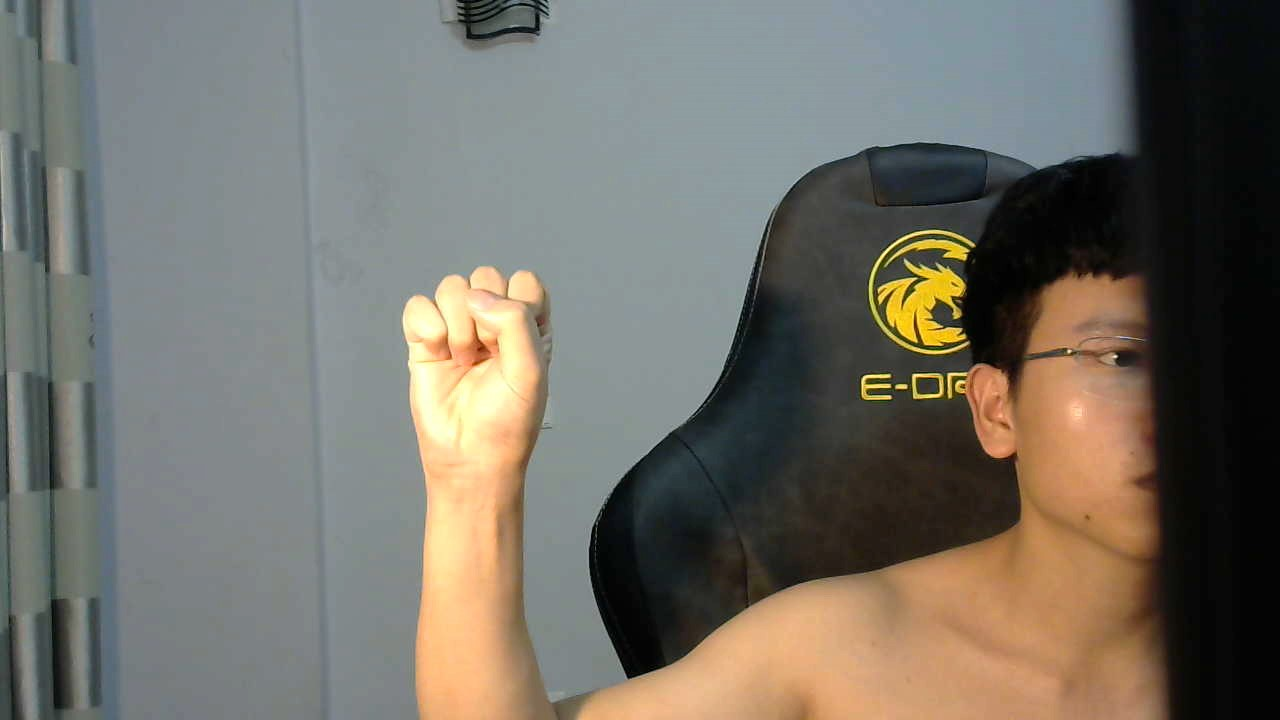
#> input picture Python_Analyze/0.jpg, 1280 x 720 px, given in place of the camera
$ python Test.py
#> lines starting #> are read from the running program, lines starting #| are printed output that depends on the picture
### Python_Analyze/GetureDetection.py
import cv2
import math
from Hand import Hand


# [14 lines left out: function detect_face, not called in this run]


def capture_histogram(source=0):
#> called with source = 0
    object_color = []
    cap = cv2.VideoCapture(source)
    while True:
        _, frame = cap.read()
#> frame is the input picture: shape (720, 1280, 3); mean B, G, R 103.2, 111.7, 115.1
        frame = cv2.flip(frame, 1)
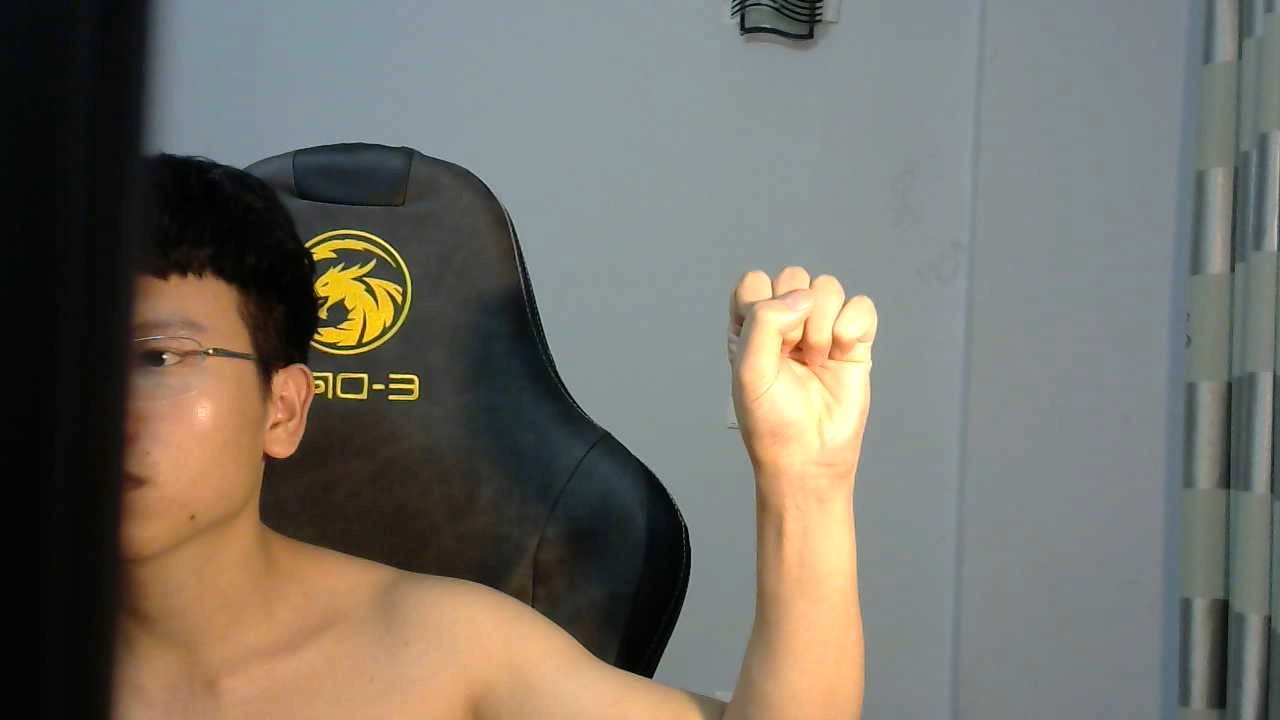
#> frame: shape (720, 1280, 3); mean B, G, R 103.2, 111.7, 115.1
        frame = cv2.resize(frame, (1000, 600))
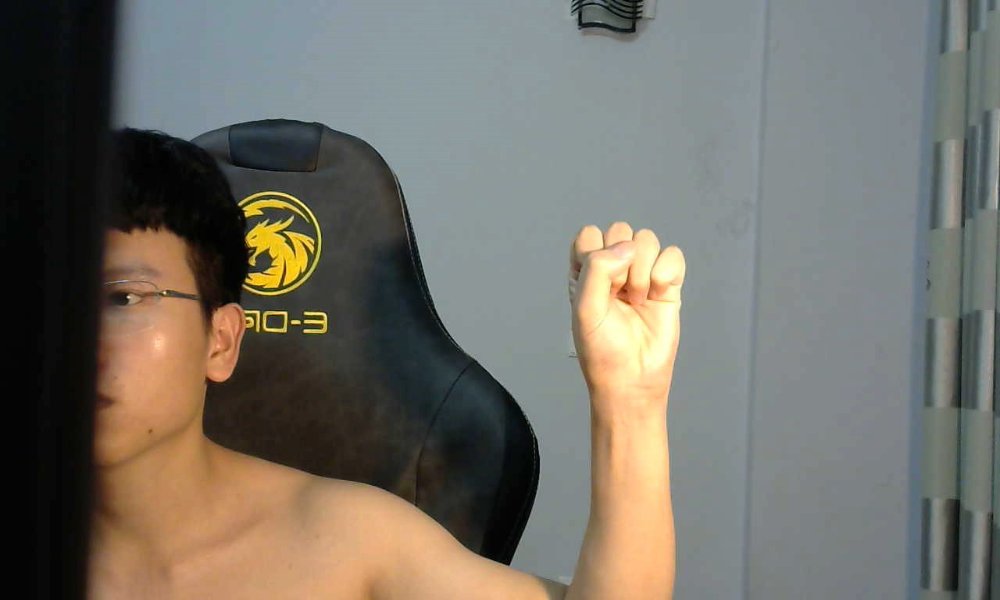
#> frame: shape (600, 1000, 3); mean B, G, R 103.1, 111.7, 115.1

        font = cv2.FONT_HERSHEY_SIMPLEX
        cv2.putText(frame, "Place region of the hand inside box and press 'A'",
                    (5, 50), font, 0.7, (255, 255, 255), 2, cv2.LINE_AA)
        cv2.rectangle(frame, (500, 100), (580, 180), (105, 105, 105), 2)
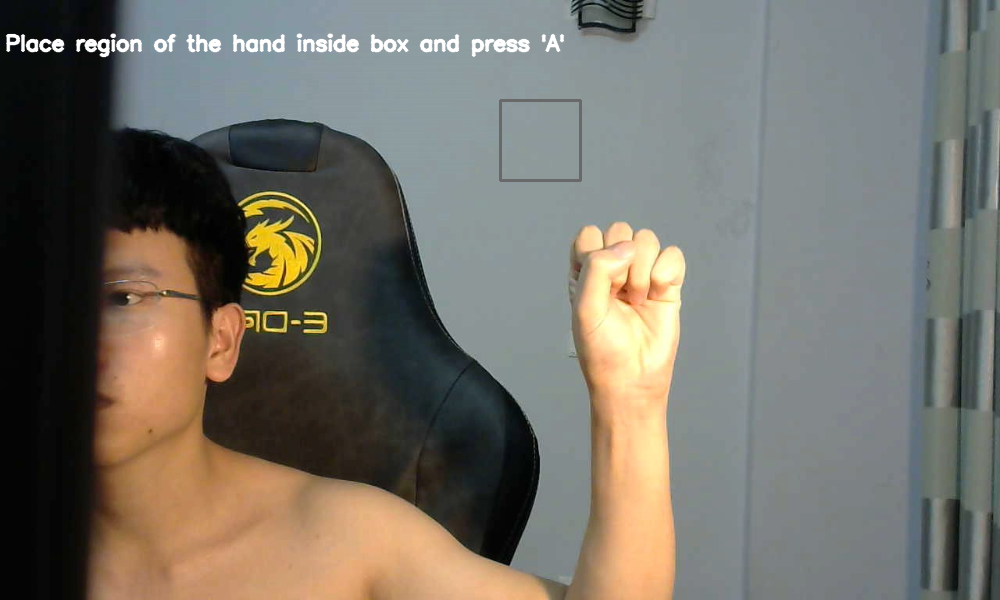
#> frame: shape (600, 1000, 3); mean B, G, R 104, 112.5, 116
        box = frame[105:175, 505:575]
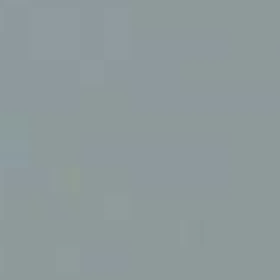
#> box: shape (70, 70, 3) (shown 4 times larger); mean B, G, R 155.3, 153.8, 142.1

        cv2.imshow("Capture Histogram", frame)
        key = cv2.waitKey(10)
#> (key q is pressed here)
        if key == 97:
            object_color = box
            cv2.destroyAllWindows()
            break
        if key == 27:
            cv2.destroyAllWindows()
            cap.release()
            break

#> (the run stopped early here; a loop or call above may not have finished)
